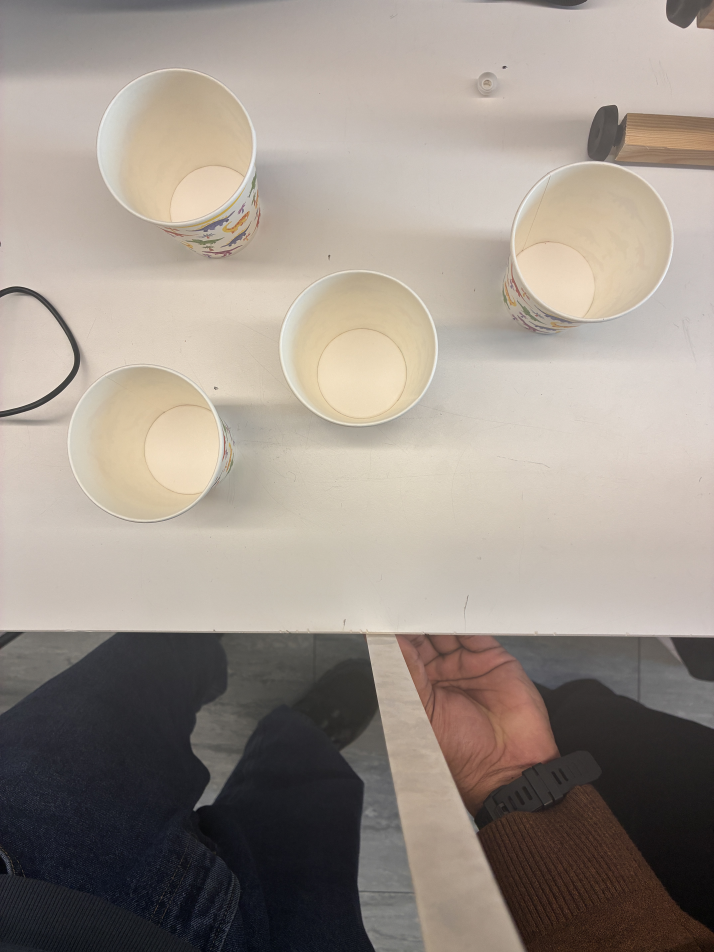
#> input picture Images/IMG_2857.JPG, 4284 x 5712 px (shown at 1/6 size)
$ python Test.py
#> lines starting #> are read from the running program, lines starting #| are printed output that depends on the picture
"""
RMS Image Processing – Group 9
Stage 2: Preprocessing + HoughCircles  (tuning only)

Three debug panels update live as you drag the trackbars:
  [Grayscale]  [Blurred]  [Canny edges]   ← what HoughCircles actually sees
  [Result]                                ← detected circles on the colour image

Each detected circle is labelled with its pixel radius.
Detected radii are printed to the console so you can measure the px→mm scale.

Keyboard shortcuts (click any window first):
  s   – save Result image to Images/result.png
  p   – print current parameters + detected radii to console
  q / ESC – quit

──────────────────────────────────────────────────────────────────────────────
PREPROCESSING CHOICE  (see PREPROCESS constant below)
──────────────────────────────────────────────────────────────────────────────
Three options are available:

  "gaussian"   GaussianBlur  → standard choice; fast; blurs edges slightly.
  "bilateral"  BilateralFilter → preserves sharp edges while smoothing flat
                regions; best if cup rims are losing detail under Gaussian.
                Slower, but usually better for structured objects.
  "median"     MedianBlur    → good at removing salt-and-pepper noise;
                less common for this task.

Start with "gaussian".  Switch to "bilateral" if circles are missed or the
Canny panel shows fuzzy / broken rim arcs.
──────────────────────────────────────────────────────────────────────────────
HOUGHCIRCLES METHOD CHOICE  (see HOUGH_METHOD constant below)
──────────────────────────────────────────────────────────────────────────────
  HOUGH_GRADIENT      Classic 2-stage: Canny edges → Hough vote.
                      param2 is an integer accumulator threshold.
                      Good default; well-documented.

  HOUGH_GRADIENT_ALT  Improved version (OpenCV ≥ 4.3).
                      Uses a phase-coded approach; more robust to partial
                      arcs (e.g. when part of a rim is occluded).
                      param2 changes meaning: float in [0, 1] — higher = stricter.
                      If you switch, set param2 trackbar to ~80 (= 0.80).

Start with HOUGH_GRADIENT.
"""

import os
import sys
import cv2
import numpy as np

# =============================================================================
# A. PATHS
# =============================================================================
SCRIPT_DIR  = os.path.dirname(os.path.abspath(__file__))
IMAGE_PATH  = os.path.join(SCRIPT_DIR, "..", "Images", "IMG_2857.JPG")
RESULT_PATH = os.path.join(SCRIPT_DIR, "..", "Images", "result.png")

# =============================================================================
# B. CHOICES  –  edit these two constants to switch approach
# =============================================================================
PREPROCESS  = "gaussian"          # "gaussian" | "bilateral" | "median"
HOUGH_METHOD = cv2.HOUGH_GRADIENT  # cv2.HOUGH_GRADIENT | cv2.HOUGH_GRADIENT_ALT

# =============================================================================
# C. DEFAULT TRACKBAR STARTING VALUES
# =============================================================================
# dp_x10: dp = value / 10  (trackbars must be integers, so we scale)
# All radii and distances are in pixels.
DEFAULT = {
    "dp_x10":    10,   # dp = 1.0
    "minDist":   80,   # minimum px between two detected centres
    "param1":   100,   # Canny high threshold (low = param1/2 automatically)
    "param2":    30,   # accumulator vote threshold; LOWER → more circles found
    "minRadius": 40,   # discard circles smaller than this (filters noise/balls)
    "maxRadius": 200,  # discard circles larger than this  (0 = no limit)
    "blur":       7,   # blur strength; forced odd by the code
}

# =============================================================================
# D. HELPERS
# =============================================================================

def get_tb(name):
    return cv2.getTrackbarPos(name, "Controls")


def preprocess(gray):
    """Apply the chosen blur and return (blurred, label_string)."""
    k = get_tb("blur") | 1          # force odd

    if PREPROCESS == "bilateral":
        # d=-1 → derived from sigmaSpace; sigmaColor=sigmaSpace for simplicity
        blurred = cv2.bilateralFilter(gray, d=k, sigmaColor=75, sigmaSpace=75)
        label = f"Bilateral (d={k})"
    elif PREPROCESS == "median":
        blurred = cv2.medianBlur(gray, k)
        label = f"Median (k={k})"
    else:                            # "gaussian"  (default)
        blurred = cv2.GaussianBlur(gray, (k, k), 0)
        label = f"Gaussian (k={k})"

    return blurred, label


def build_debug_row(gray, blurred, edges, blur_label):
    """
    Return a single wide image: [Grayscale | Blurred | Canny edges].
    All three are shown at the same height so they line up.
    """
    def to_bgr(img):
        return cv2.cvtColor(img, cv2.COLOR_GRAY2BGR)

    h, w = gray.shape
    panel = np.hstack([to_bgr(gray), to_bgr(blurred), to_bgr(edges)])

    labels = ["Grayscale", blur_label, "Canny edges"]
    for i, lbl in enumerate(labels):
        cv2.putText(panel, lbl, (i * w + 8, 22),
                    cv2.FONT_HERSHEY_SIMPLEX, 0.6, (200, 255, 100), 1, cv2.LINE_AA)
    return panel


# =============================================================================
# E. PROCESSING
# =============================================================================

def process(img_bgr):
    """Run Stage 2 with current trackbar values. Returns (result, debug, circles)."""

    dp       = max(1, get_tb("dp_x10")) / 10.0
    min_dist = max(1, get_tb("minDist"))
    param1   = max(1, get_tb("param1"))
    param2   = get_tb("param2")
    min_r    = get_tb("minRadius")
    max_r    = get_tb("maxRadius")

    # --- Preprocessing -------------------------------------------------------
    gray            = cv2.cvtColor(img_bgr, cv2.COLOR_BGR2GRAY)
    blurred, b_lbl  = preprocess(gray)

    # Visualise the edges HoughCircles will use (param1 drives Canny internally)
    edges = cv2.Canny(blurred, param1 // 2, param1)

    # --- HoughCircles --------------------------------------------------------
    raw = cv2.HoughCircles(
        blurred,
        HOUGH_METHOD,
        dp=dp,
        minDist=min_dist,
        param1=param1,
        param2=param2 if HOUGH_METHOD == cv2.HOUGH_GRADIENT else param2 / 100.0,
        minRadius=min_r,
        maxRadius=max_r,
    )

    circles = np.round(raw[0]).astype(int) if raw is not None else []

    # --- Annotate result image -----------------------------------------------
    result = img_bgr.copy()
    for (cx, cy, r) in circles:
        cv2.circle(result, (cx, cy), r,  (0, 255, 0), 2, cv2.LINE_AA)
        cv2.circle(result, (cx, cy), 4,  (0, 255, 0), -1)
        cv2.putText(result, f"r={r}px", (cx - r, cy - r - 5),
                    cv2.FONT_HERSHEY_SIMPLEX, 0.45, (0, 255, 0), 1, cv2.LINE_AA)

    # Status bar at the top of result
    n   = len(circles)
    bar = (f"Circles={n}  dp={dp:.1f}  minDist={min_dist}  "
           f"p1={param1}  p2={param2}  rMin={min_r}  rMax={max_r}  {b_lbl}")
    cv2.rectangle(result, (0, 0), (len(bar) * 8, 20), (0, 0, 0), -1)
    cv2.putText(result, bar, (5, 14),
                cv2.FONT_HERSHEY_SIMPLEX, 0.42, (200, 255, 100), 1, cv2.LINE_AA)

    debug = build_debug_row(gray, blurred, edges, b_lbl)
    return result, debug, list(circles)


# =============================================================================
# F. MAIN
# =============================================================================

def main():
    img = cv2.imread(IMAGE_PATH)
#> img is the input picture: shape (5712, 4284, 3); mean B, G, R 137.5, 146.2, 155.9
    if img is None:
        sys.exit(f"[ERROR] Cannot load: {IMAGE_PATH}")

    h, w = img.shape[:2]
    print(f"[INFO] Image: {w} x {h} px")
#| [INFO] Image: 4284 x 5712 px
    print(f"[INFO] Preprocessing : {PREPROCESS}")
    print(f"[INFO] HoughCircles  : {'HOUGH_GRADIENT_ALT' if HOUGH_METHOD == cv2.HOUGH_GRADIENT_ALT else 'HOUGH_GRADIENT'}")
    print()

    # Window setup
    cv2.namedWindow("Result",   cv2.WINDOW_NORMAL)
    cv2.namedWindow("Debug",    cv2.WINDOW_NORMAL)
    cv2.namedWindow("Controls", cv2.WINDOW_NORMAL)

    disp_w = min(w, 1100)
    disp_h = int(h * disp_w / w)
    cv2.resizeWindow("Result",   disp_w,      disp_h)
    cv2.resizeWindow("Debug",    disp_w,      disp_h // 2)
    cv2.resizeWindow("Controls", 520,         310)

    # Trackbars
    def _nop(_): pass
    cv2.createTrackbar("dp_x10",    "Controls", DEFAULT["dp_x10"],    30,  _nop)
    cv2.createTrackbar("minDist",   "Controls", DEFAULT["minDist"],   500, _nop)
    cv2.createTrackbar("param1",    "Controls", DEFAULT["param1"],    300, _nop)
    cv2.createTrackbar("param2",    "Controls", DEFAULT["param2"],    150, _nop)
    cv2.createTrackbar("minRadius", "Controls", DEFAULT["minRadius"], 400, _nop)
    cv2.createTrackbar("maxRadius", "Controls", DEFAULT["maxRadius"], 600, _nop)
    cv2.createTrackbar("blur",      "Controls", DEFAULT["blur"],       31, _nop)

    print("Keyboard: s=save  p=print params  q/ESC=quit")
    print()

    last_n = -1   # track circle count changes to avoid console spam

    while True:
        result, debug, circles = process(img)
#> in process, `gray            = cv2.cvtColor(img_bgr, cv2.COLOR_BGR2GRAY)`:
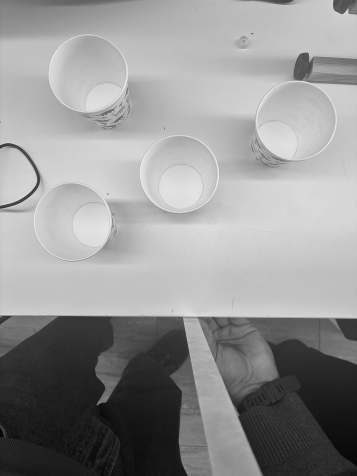
#> gray: shape (5712, 4284) (shown at 1/12 size); min 0, max 255, mean 148.1
#> in process, `blurred, b_lbl  = preprocess(gray)`: b_lbl = 'Gaussian (k=7)'
#> in process, `edges = cv2.Canny(blurred, param1 // 2, param1)`:
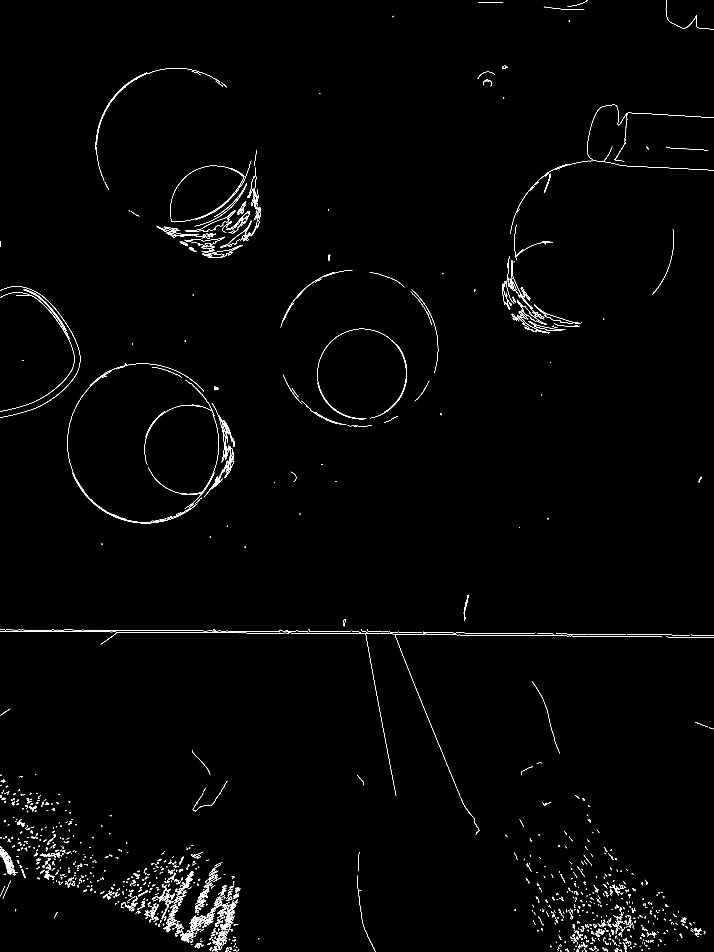
#> edges: shape (5712, 4284) (shown at 1/6 size); 0.46% white in thin lines or dots
#> in process, `raw = cv2.HoughCircles( blurred, HOUGH_METHOD, dp=dp, minDist=min_dist..`: raw = 51 rows, first 8: [1202.5, 5460.5, 187.3], [283.5, 2153.5, 197.2], [1163.5, 5387.5, 180.7], [1108.5, 5457.5, 160.8], [1273.5, 5505.5, 110.3], [1237.5, 5351.5, 181.8], [1298.5, 1367.5, 178.5], [1336.5, 1185.5, 180.7]
#> in process, `circles = np.round(raw[0]).astype(int) if raw is not None else []`: circles = 51 rows, first 8: [1202, 5460, 187], [284, 2154, 197], [1164, 5388, 181], [1108, 5458, 161], [1274, 5506, 110], [1238, 5352, 182], [1298, 1368, 178], [1336, 1186, 181]
#> the loop in process, `for (cx, cy, r) in circles:` made 51 passes
#> after the loop in process, `for (cx, cy, r) in circles:`:
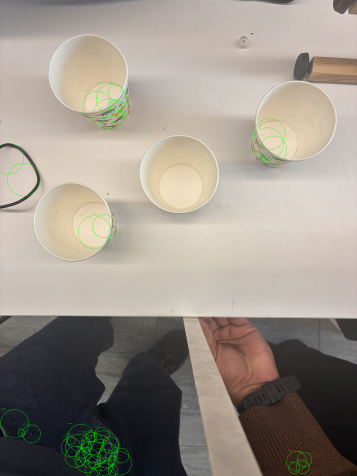
#> result: shape (5712, 4284, 3) (shown at 1/12 size); mean B, G, R 137, 147.1, 155.4
#> in process, `n   = len(circles)`: n = 51
#> circles = 51 items, first 6: [1202, 5460, 187], [284, 2154, 197], [1164, 5388, 181], [1108, 5458, 161], [1274, 5506, 110], [1238, 5352, 182]

        disp_result = cv2.resize(result, (disp_w, disp_h))
        disp_debug  = cv2.resize(debug,  (disp_w, disp_h // 2))
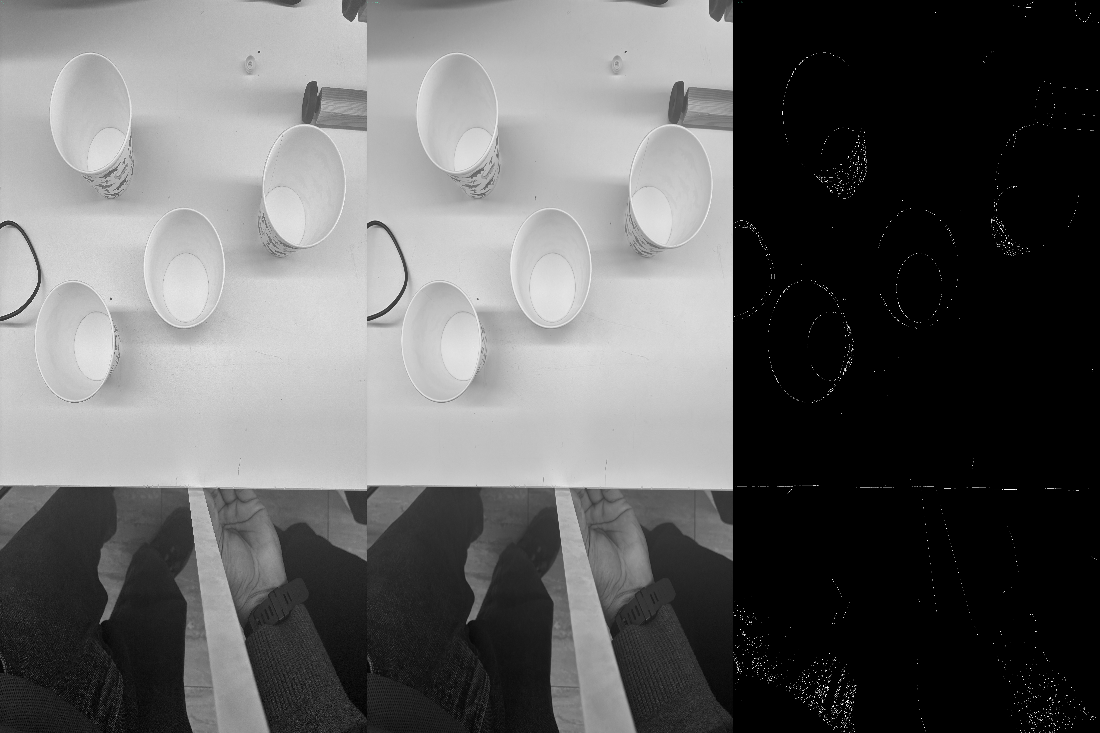
#> disp_debug: shape (733, 1100, 3); mean of channels 0, 1, 2 99.1, 99.1, 99.1; drawn as B, G, R
        cv2.imshow("Result", disp_result)
        cv2.imshow("Debug",  disp_debug)

        # Print to console whenever circle count changes (handy for tuning)
        if len(circles) != last_n:
            last_n = len(circles)
#> last_n = 51
            radii = sorted([r for (_, _, r) in circles])
#> radii = 51 values from 40 to 199
            print(f"  Circles detected: {last_n}   radii(px): {radii}")
#> (printed output is left out)

        key = cv2.waitKey(40) & 0xFF
#> (key q is pressed here)

        if key in (ord('q'), 27):
            break

        elif key == ord('s'):
            cv2.imwrite(RESULT_PATH, result)
            print(f"[SAVE] → {RESULT_PATH}")

        elif key == ord('p'):
            dp_x10 = get_tb("dp_x10")
            radii  = sorted([r for (_, _, r) in circles])
            print(
                f"\n--- Parameters ---\n"
                f"  PREPROCESS   = {PREPROCESS!r}\n"
                f"  dp           = {dp_x10/10:.1f}\n"
                f"  minDist      = {get_tb('minDist')}\n"
                f"  param1       = {get_tb('param1')}\n"
                f"  param2       = {get_tb('param2')}\n"
                f"  minRadius    = {get_tb('minRadius')}\n"
                f"  maxRadius    = {get_tb('maxRadius')}\n"
                f"  blur         = {get_tb('blur') | 1}\n"
                f"  circles      = {len(circles)}\n"
                f"  radii (px)   = {radii}\n"
            )

    cv2.destroyAllWindows()
    print("[INFO] Done.")


if __name__ == "__main__":
    main()

$ run again, with Images/IMG_2856.jpeg copied over Images/IMG_2857.JPG
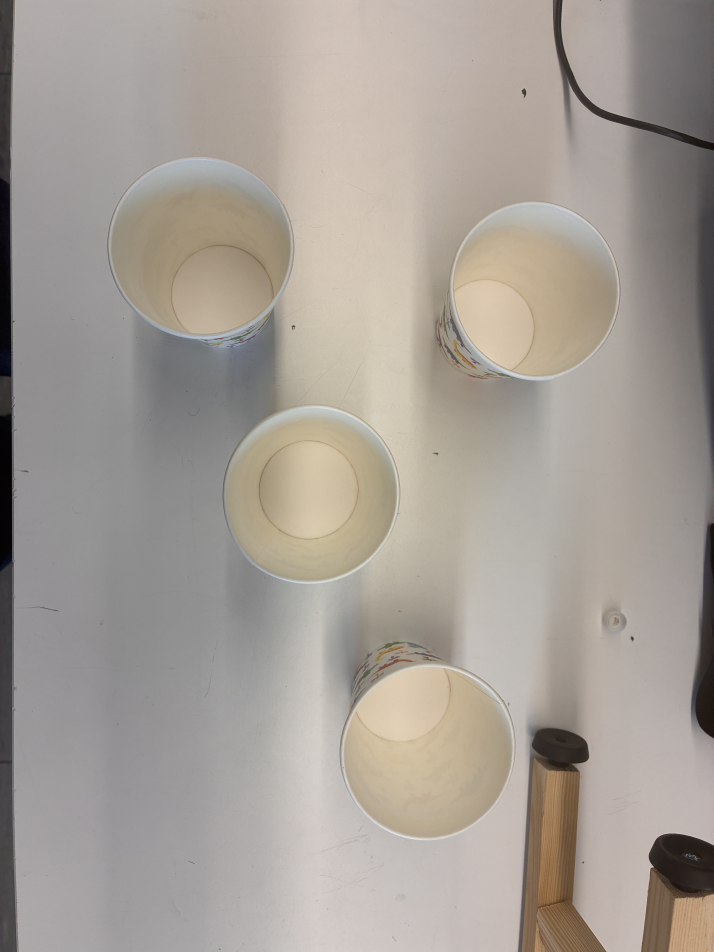
#> input picture Images/IMG_2856.jpeg, 4284 x 5712 px (shown at 1/6 size)
#> in main, img is the input picture: shape (5712, 4284, 3); mean B, G, R 150.9, 158.4, 165.5
#| [INFO] Image: 4284 x 5712 px
#> b_lbl = 'Gaussian (k=7)'
#> in process, `edges = cv2.Canny(blurred, param1 // 2, param1)`:
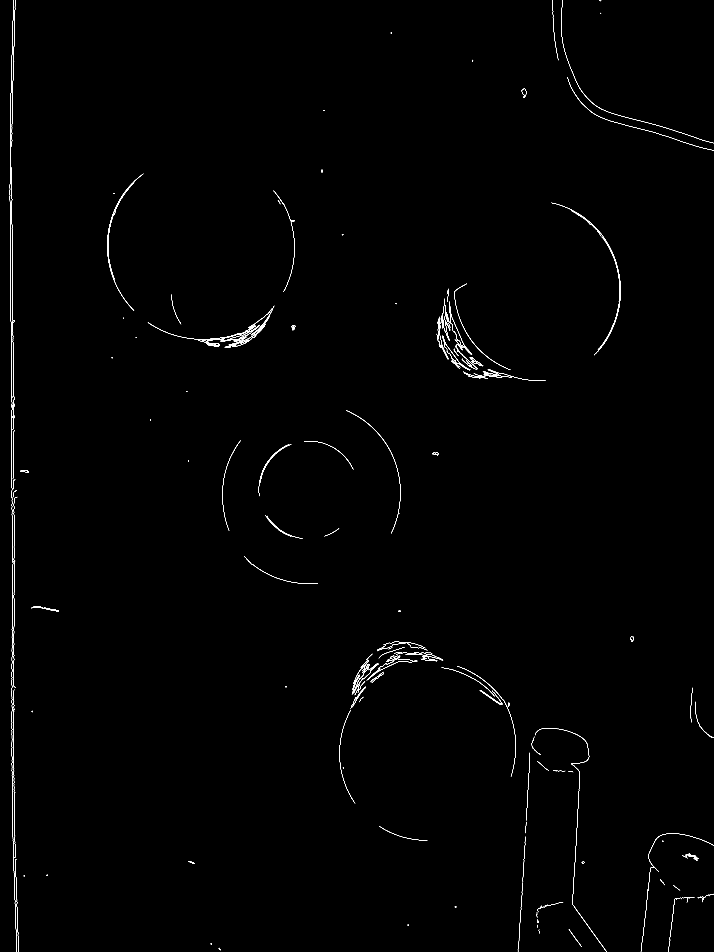
#> edges: shape (5712, 4284) (shown at 1/6 size); 0.21% white in thin lines or dots
#> raw = [[1421.5, 1847.5, 196.1], [2882.5, 2071.5, 188.3], [2292.5, 4128.5, 169.3], [2918.5, 1996.5, 196.1], [1484.5, 1906.5, 109.9], [2405.5, 4020.5, 107.9], [1422.5, 1958.5, 76.9], [2801.5, 2071.5, 40.5]]
#> in process, `circles = np.round(raw[0]).astype(int) if raw is not None else []`: circles = [[1422, 1848, 196], [2882, 2072, 188], [2292, 4128, 169], [2918, 1996, 196], [1484, 1906, 110], [2406, 4020, 108], [1422, 1958, 77], [2802, 2072, 40]]
#> the loop in process, `for (cx, cy, r) in circles:` made 8 passes
#> n = 8
#> in main, `disp_debug  = cv2.resize(debug,  (disp_w, disp_h // 2))`:
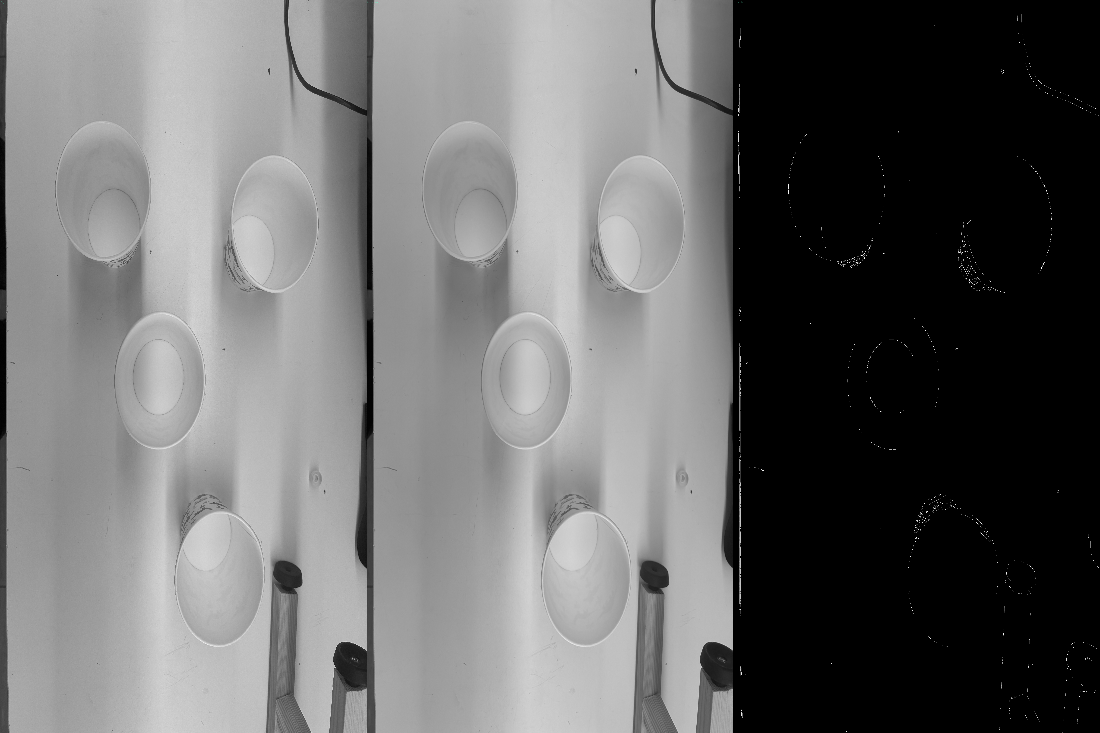
#> disp_debug: shape (733, 1100, 3); mean of channels 0, 1, 2 106.7, 106.7, 106.7; drawn as B, G, R
#> radii = [40, 77, 108, 110, 169, 188, 196, 196]
#|   Circles detected: 8   radii(px): [40, 77, 108, 110, 169, 188, 196, 196]
